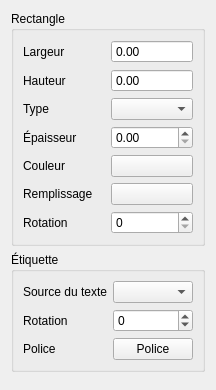
<?xml version="1.0" encoding="UTF-8"?>
<ui version="4.0">
    <class>CabinetLayoutReferencePropertiesWidget</class>
    <widget class="QWidget" name="CabinetLayoutReferencePropertiesWidget">
        <layout class="QVBoxLayout" name="verticalLayout">

            <item>
                <widget class="QGroupBox" name="m_rectangle_gb">
                    <property name="title">
                        <string>Rectangle</string>
                    </property>
                    <layout class="QGridLayout" name="gridLayout_rectangle">

                        <item row="0" column="0">
                            <widget class="QLabel" name="label_width">
                                <property name="text">
                                    <string>Largeur</string>
                                </property>
                            </widget>
                        </item>
                        <item row="0" column="1">
                            <widget class="QDoubleSpinBox" name="m_width_dsb">
                                <property name="readOnly">
                                    <bool>true</bool>
                                </property>
                                <property name="buttonSymbols">
                                    <enum>QAbstractSpinBox::NoButtons</enum>
                                </property>
                                <property name="maximum">
                                    <double>99999.000000000000000</double>
                                </property>
                            </widget>
                        </item>

                        <item row="1" column="0">
                            <widget class="QLabel" name="label_height">
                                <property name="text">
                                    <string>Hauteur</string>
                                </property>
                            </widget>
                        </item>
                        <item row="1" column="1">
                            <widget class="QDoubleSpinBox" name="m_height_dsb">
                                <property name="readOnly">
                                    <bool>true</bool>
                                </property>
                                <property name="buttonSymbols">
                                    <enum>QAbstractSpinBox::NoButtons</enum>
                                </property>
                                <property name="maximum">
                                    <double>99999.000000000000000</double>
                                </property>
                            </widget>
                        </item>

                        <item row="2" column="0">
                            <widget class="QLabel" name="label_line_style">
                                <property name="text">
                                    <string>Type</string>
                                </property>
                            </widget>
                        </item>
                        <item row="2" column="1">
                            <widget class="QComboBox" name="m_pen_style_cb"/>
                        </item>

                        <item row="3" column="0">
                            <widget class="QLabel" name="pen_width">
                                <property name="text">
                                    <string>Épaisseur</string>
                                </property>
                            </widget>
                        </item>
                        <item row="3" column="1">
                            <widget class="QDoubleSpinBox" name="m_pen_width_dsb">
                                <property name="maximum">
                                    <double>99.000000000000000</double>
                                </property>
                            </widget>
                        </item>

                        <item row="4" column="0">
                            <widget class="QLabel" name="label_pen_color">
                                <property name="text">
                                    <string>Couleur</string>
                                </property>
                            </widget>
                        </item>
                        <item row="4" column="1">
                            <widget class="KColorButton" name="m_pen_color_kpb"/>
                        </item>

                        <item row="5" column="0">
                            <widget class="QLabel" name="label_fill_color">
                                <property name="text">
                                    <string>Remplissage</string>
                                </property>
                            </widget>
                        </item>
                        <item row="5" column="1">
                            <widget class="KColorButton" name="m_brush_color_kpb"/>
                        </item>

                        <item row="6" column="0">
                            <widget class="QLabel" name="label_box_rotation">
                                <property name="text">
                                    <string>Rotation</string>
                                </property>
                            </widget>
                        </item>
                        <item row="6" column="1">
                            <widget class="QSpinBox" name="m_box_rotation_sb">
                                <property name="minimum">
                                    <number>0</number>
                                </property>
                                <property name="maximum">
                                    <number>359</number>
                                </property>
                            </widget>
                        </item>

                    </layout>
                </widget>
            </item>

            <item>
                <widget class="QGroupBox" name="m_label_gb">
                    <property name="title">
                        <string>Étiquette</string>
                    </property>
                    <layout class="QGridLayout" name="gridLayout_label">
                        <item row="0" column="0">
                            <widget class="QLabel" name="label_source">
                                <property name="text">
                                    <string>Source du texte</string>
                                </property>
                            </widget>
                        </item>
                        <item row="0" column="1">
                            <widget class="QComboBox" name="m_elmt_info_cb"/>
                        </item>
                        <item row="1" column="0">
                            <widget class="QLabel" name="label_text_rotation">
                                <property name="text">
                                    <string>Rotation</string>
                                </property>
                            </widget>
                        </item>
                        <item row="1" column="1">
                            <widget class="QSpinBox" name="m_text_rotation_sb">
                                <property name="minimum">
                                    <number>-359</number>
                                </property>
                                <property name="maximum">
                                    <number>359</number>
                                </property>
                            </widget>
                        </item>
                        <item row="2" column="0">
                            <widget class="QLabel" name="label_font">
                                <property name="text">
                                    <string>Police</string>
                                </property>
                            </widget>
                        </item>
                        <item row="2" column="1">
                            <widget class="QPushButton" name="m_font_pb">
                                <property name="text">
                                    <string>Police</string>
                                </property>
                            </widget>
                        </item>
                    </layout>
                </widget>
            </item>

            <item>
                <spacer name="verticalSpacer">
                    <property name="orientation">
                        <enum>Qt::Vertical</enum>
                    </property>
                </spacer>
            </item>

        </layout>
    </widget>
    <customwidgets>
        <customwidget>
            <class>KColorButton</class>
            <extends>QPushButton</extends>
            <header>kcolorbutton.h</header>
        </customwidget>
    </customwidgets>
    <resources/>
    <connections/>
</ui>
